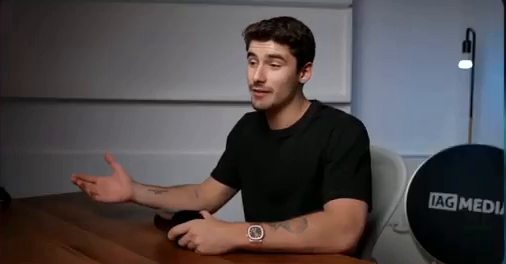
#> input picture frame 6 of test_videos/vid2.mp4, 506 x 264 px
$ python face_score.py
#> lines starting #> are read from the running program, lines starting #| are printed output that depends on the picture
#> in process_face_score_video, frame is the input picture: shape (264, 506, 3); mean B, G, R 74.5, 72.9, 78.7
import cv2
import numpy as np
import os

def get_face_score(frame, face_cascade):
    gray = cv2.cvtColor(frame, cv2.COLOR_BGR2GRAY)
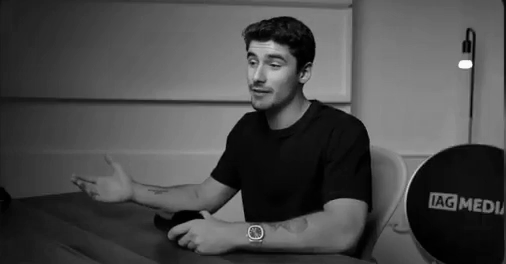
#> gray: shape (264, 506); min 0, max 253, mean 74.8
    faces = face_cascade.detectMultiScale(gray, scaleFactor=1.1, minNeighbors=5)
#> faces = [[227, 35, 73, 73]]
    if len(faces) == 0:
        return 0.0
    h, w = frame.shape[:2]
#> h = 264; w = 506
    max_area = 0
    for (x, y, fw, fh) in faces:
        area = fw * fh
        if area > max_area:
            max_area = area
#> this loop made 1 pass
#> (x, y, fw, fh, area, max_area) on pass 1: (227, 35, 73, 73, 5329, 5329)
#> after the loop, max_area = 5329
    face_score = max_area / (w * h)
#> face_score = 0.0399
    return min(face_score, 1.0)

def process_face_score_video(input_path, output_path):
    if not os.path.exists('output_videos'):
        os.makedirs('output_videos')

    face_cascade = cv2.CascadeClassifier(cv2.data.haarcascades + 'haarcascade_frontalface_default.xml')
    cap = cv2.VideoCapture(input_path)
    if not cap.isOpened():
        print(f"Cannot open video: {input_path}")
        return

    fourcc = cv2.VideoWriter_fourcc(*'mp4v')
    fps = cap.get(cv2.CAP_PROP_FPS)
    w = int(cap.get(cv2.CAP_PROP_FRAME_WIDTH))
    h = int(cap.get(cv2.CAP_PROP_FRAME_HEIGHT))
    out = cv2.VideoWriter(output_path, fourcc, fps, (w, h))

    while True:
        ret, frame = cap.read()
        if not ret:
            break

        face_score = get_face_score(frame, face_cascade)
#> face_score = 0.0399

        threshold = 0.05
        color = (0, 255, 0) if face_score >= threshold else (0, 0, 255)
#> color = (0, 0, 255)
        label = f"Face Score: {face_score:.2f}"
#> label = 'Face Score: 0.04'

        cv2.putText(frame, label, (10, 30),
                    cv2.FONT_HERSHEY_SIMPLEX, 1, color, 2)

        # Optionally draw rectangle around largest face
        gray = cv2.cvtColor(frame, cv2.COLOR_BGR2GRAY)
        faces = face_cascade.detectMultiScale(gray, 1.1, 5)
#> faces = [[227, 35, 73, 73]]
        if len(faces) > 0:
            (x, y, fw, fh) = max(faces, key=lambda rect: rect[2]*rect[3])
#> x = 227; y = 35; fw = 73; fh = 73
            cv2.rectangle(frame, (x, y), (x+fw, y+fh), color, 2)
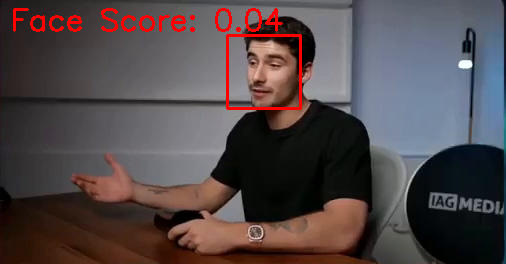
#> frame: shape (264, 506, 3); mean B, G, R 73.1, 71.5, 82.1

        out.write(frame)
        cv2.imshow('Face Score Visualization', frame)

        if cv2.waitKey(1) & 0xFF == ord('q'):
#> (key q is pressed here)
            break

    cap.release()
    out.release()
    cv2.destroyAllWindows()

if __name__ == "__main__":
    input_video = 'test_videos/vid2.mp4'
    output_video = 'output_videos/face_score_output 2.mp4'
    process_face_score_video(input_video, output_video)

$ run again, starting later in the video
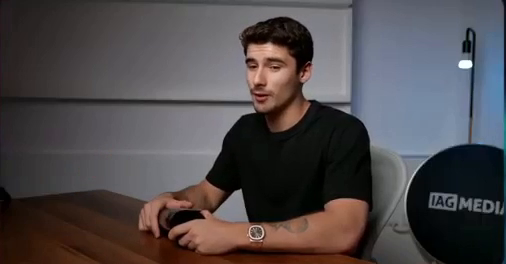
#> input picture frame 27 of test_videos/vid2.mp4, 506 x 264 px
#> in process_face_score_video, frame is the input picture: shape (264, 506, 3); mean B, G, R 74.8, 73, 78
#> in get_face_score, `gray = cv2.cvtColor(frame, cv2.COLOR_BGR2GRAY)`:
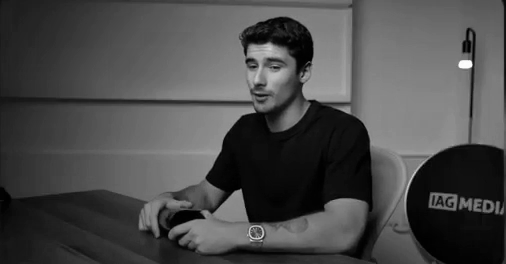
#> gray: shape (264, 506); min 0, max 253, mean 74.7
#> in get_face_score, `faces = face_cascade.detectMultiScale(gray, scaleFactor=1.1, minNeighb..`: faces = [[229, 39, 68, 68]]
#> the loop in get_face_score, `for (x, y, fw, fh) in faces:` made 1 pass
#> (x, y, fw, fh, area, max_area) on pass 1: (229, 39, 68, 68, 4624, 4624)
#> after the loop in get_face_score, `for (x, y, fw, fh) in faces:`: max_area = 4624
#> in get_face_score, `face_score = max_area / (w * h)`: face_score = 0.0346
#> color = (0, 0, 255)
#> label = 'Face Score: 0.03'
#> in process_face_score_video, `faces = face_cascade.detectMultiScale(gray, 1.1, 5)`: faces = [[229, 39, 68, 68]]
#> in process_face_score_video, `(x, y, fw, fh) = max(faces, key=lambda rect: rect[2]*rect[3])`: x = 229; y = 39; fw = 68
#> in process_face_score_video, `cv2.rectangle(frame, (x, y), (x+fw, y+fh), color, 2)`:
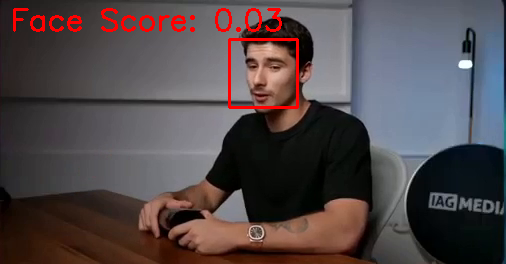
#> frame: shape (264, 506, 3); mean B, G, R 73.5, 71.6, 81.4

$ run again, starting later in the video
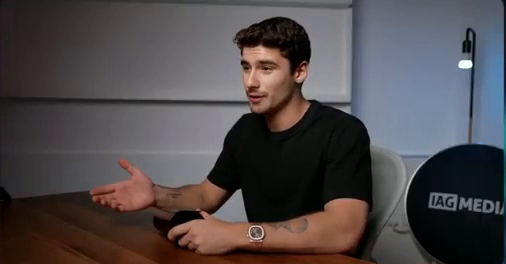
#> input picture frame 48 of test_videos/vid2.mp4, 506 x 264 px
#> in process_face_score_video, frame is the input picture: shape (264, 506, 3); mean B, G, R 74.3, 72.7, 78.3
#> in get_face_score, `gray = cv2.cvtColor(frame, cv2.COLOR_BGR2GRAY)`:
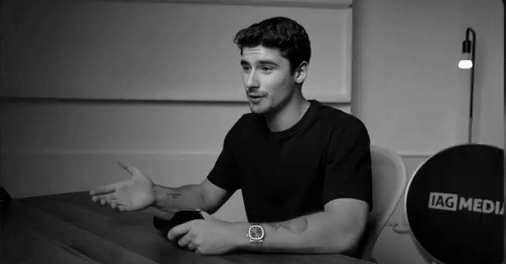
#> gray: shape (264, 506); min 0, max 254, mean 74.5
#> in get_face_score, `faces = face_cascade.detectMultiScale(gray, scaleFactor=1.1, minNeighb..`: faces = [[223, 42, 70, 70]]
#> the loop in get_face_score, `for (x, y, fw, fh) in faces:` made 1 pass
#> (x, y, fw, fh, area, max_area) on pass 1: (223, 42, 70, 70, 4900, 4900)
#> after the loop in get_face_score, `for (x, y, fw, fh) in faces:`: max_area = 4900
#> in get_face_score, `face_score = max_area / (w * h)`: face_score = 0.0367
#> color = (0, 0, 255)
#> label = 'Face Score: 0.04'
#> in process_face_score_video, `faces = face_cascade.detectMultiScale(gray, 1.1, 5)`: faces = [[223, 42, 70, 70]]
#> in process_face_score_video, `(x, y, fw, fh) = max(faces, key=lambda rect: rect[2]*rect[3])`: x = 223; y = 42; fw = 70
#> in process_face_score_video, `cv2.rectangle(frame, (x, y), (x+fw, y+fh), color, 2)`:
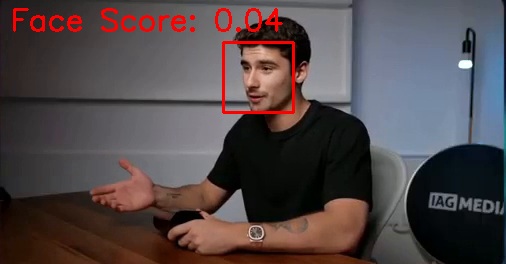
#> frame: shape (264, 506, 3); mean B, G, R 73, 71.3, 81.7
